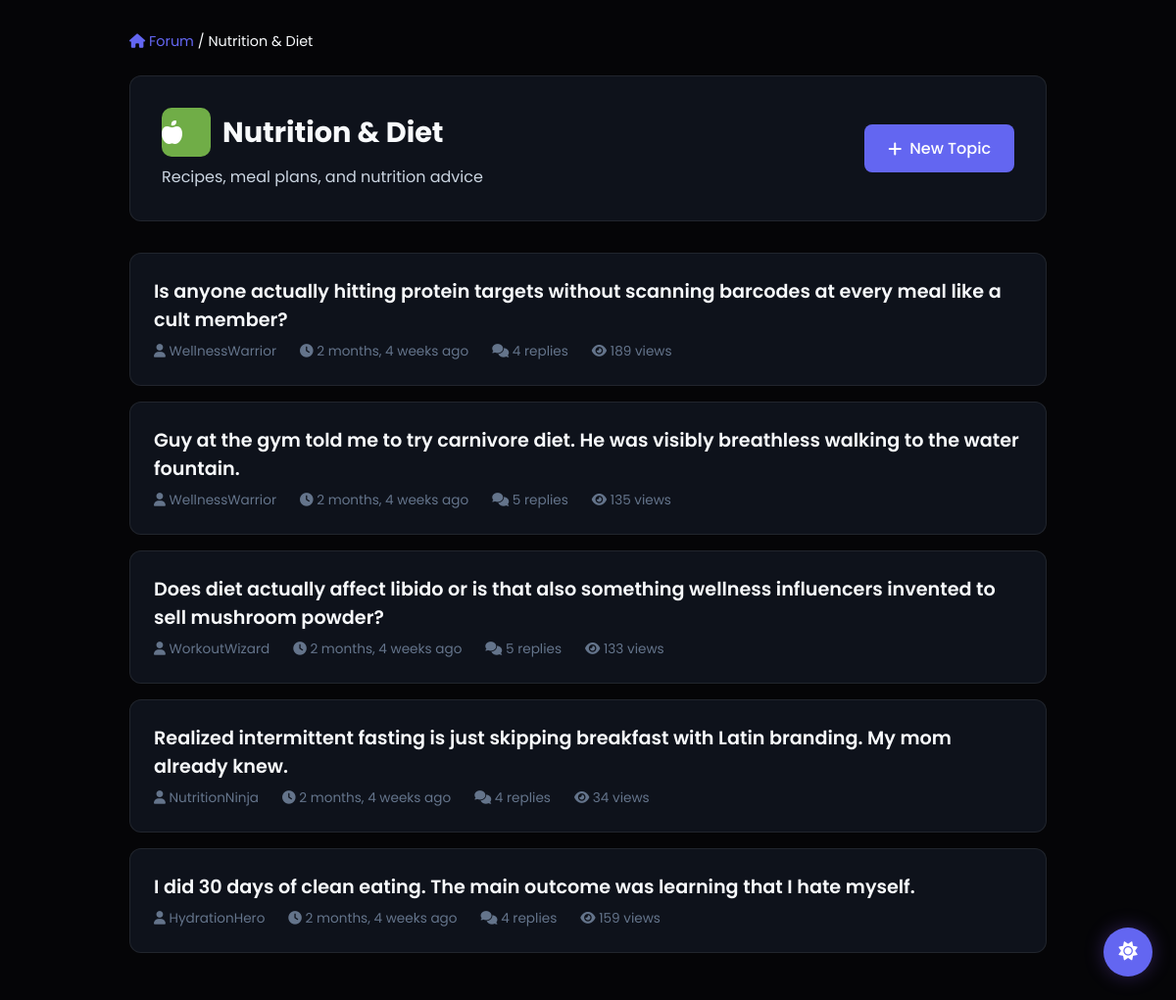
/community/category/3/ (signed in), run on an earlier commit of the app's database.
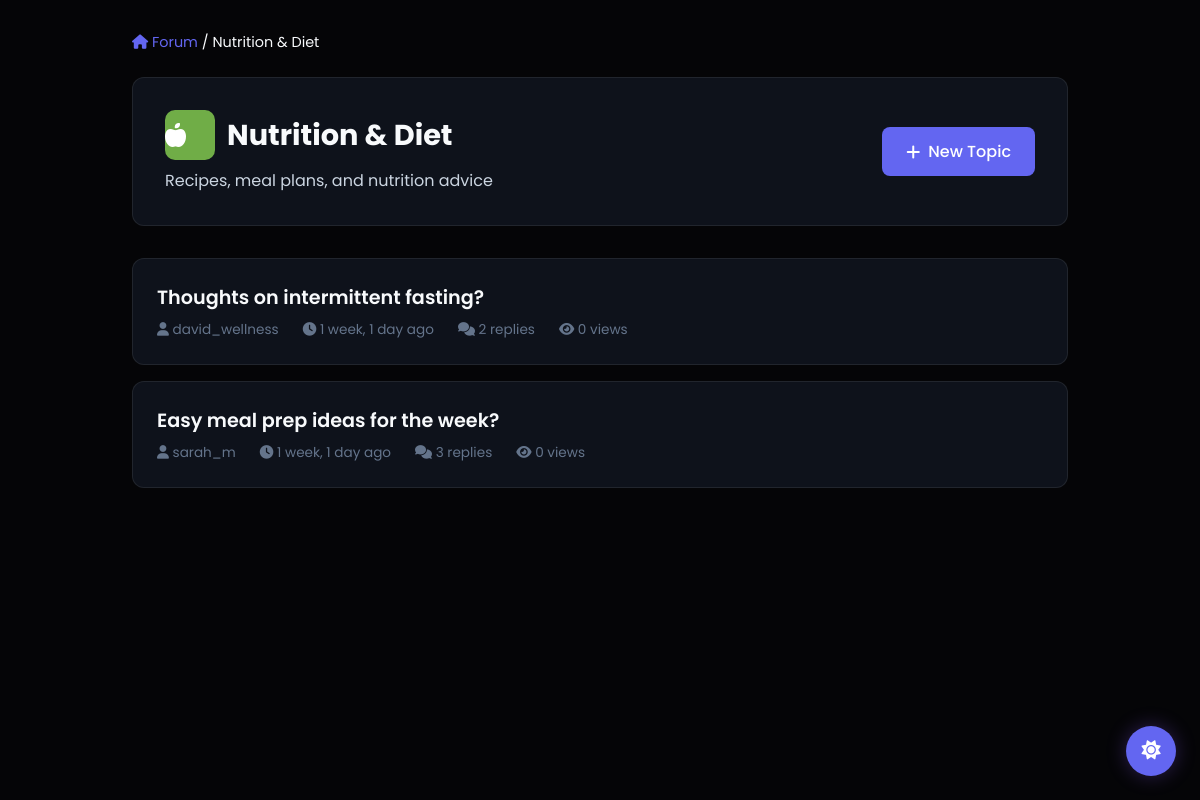
And on a later commit of the database.
### community/models.py (models this page shows, shortened)
class ForumCategory(models.Model):
    name = models.CharField(max_length=100)
    description = models.TextField(blank=True)
    icon = models.CharField(max_length=50, default='fa-comments')  # FontAwesome icon class
    color = models.CharField(max_length=7, default='#3AAFA9')  # Hex color
    created_at = models.DateTimeField(auto_now_add=True)
    order = models.IntegerField(default=0)  # For custom ordering
    class Meta:
        verbose_name_plural = 'Forum Categories'
        ordering = ['order', 'name']

class ForumTopic(models.Model):
    id = models.UUIDField(primary_key=True, default=uuid.uuid4, editable=False)
    category = models.ForeignKey(ForumCategory, on_delete=models.CASCADE, related_name='topics')
    author = models.ForeignKey(User, on_delete=models.CASCADE, related_name='forum_topics')
    title = models.CharField(max_length=200)
    content = models.TextField()
    created_at = models.DateTimeField(auto_now_add=True)
    updated_at = models.DateTimeField(auto_now=True)
    is_pinned = models.BooleanField(default=False)  # Pinned topics appear first
    is_locked = models.BooleanField(default=False)  # Locked topics can't receive replies
    views = models.IntegerField(default=0)
    class Meta:
        ordering = ['-is_pinned', '-updated_at']

### accounts/models.py (models this page shows, shortened)
class CustomUser(AbstractUser, PermissionsMixin):
    email = models.EmailField(unique=True)
    USERNAME_FIELD = 'username'
    REQUIRED_FIELDS = ['email']

### community/views.py (the view)
# urls.py: path('category/<int:category_id>/', views.category_view, name='category_view'),
@login_required
def category_view(request, category_id):
    category = get_object_or_404(ForumCategory, id=category_id)
    topics = ForumTopic.objects.filter(category=category).select_related('author').annotate(
        reply_count=Count('replies')
    ).order_by('-is_pinned', '-updated_at')
    context = {
        'category': category,
        'topics': topics,
    }
    return render(request, 'community/category_view.html', context)

### templates/community/category_view.html (shortened to what this page needs)
{% load static %}
<!DOCTYPE html>
<html lang="en">
<head>
    <link rel="stylesheet" href="https://cdnjs.cloudflare.com/ajax/libs/font-awesome/6.5.0/css/all.min.css">
    <link rel="stylesheet" href="{% static 'health_assistant/css/dark-mode.css' %}">
</head>
<body>
    <div class="container">
        <div class="breadcrumb">
            <a href="{% url 'forum_home' %}"><i class="fas fa-home"></i> Forum</a> /
            <span>{{ category.name }}</span>
        </div>
        <div class="category-header">
            <div class="category-info">
                <h1>
                    <div class="category-icon" style="background: {{ category.color }};">
                        <i class="{{ category.icon }}"></i>
                    </div>
                    {{ category.name }}
                </h1>
                <p style="color: var(--text-secondary); margin-top: 0.5rem;">{{ category.description }}</p>
            </div>
            <a href="{% url 'create_topic' category.id %}" class="btn btn-primary">
                <i class="fas fa-plus"></i> New Topic
            </a>
        </div>
        <ul class="topics-list">
            {% for topic in topics %}
            <li class="topic-item">
                <div class="topic-title">
                    <a href="{% url 'topic_view' topic.id %}">{{ topic.title }}</a>
                </div>
                <div class="topic-meta">
                    <span><i class="fas fa-user"></i> {{ topic.author.username }}</span>
                    <span><i class="fas fa-clock"></i> {{ topic.created_at|timesince }} ago</span>
                    <span><i class="fas fa-comments"></i> {{ topic.reply_count }} replies</span>
                    <span><i class="fas fa-eye"></i> {{ topic.views }} views</span>
                </div>
            </li>
            {% endfor %}
        </ul>
    </div>
</body>
</html>

### case_companion/static/health_assistant/css/dark-mode.css (style rules this page uses)
:root { --bg-primary: #f8fafc; --bg-secondary: #ffffff; --bg-tertiary: #f1f5f9; --text-primary: #0f172a; --text-secondary: #475569; --text-tertiary: #94a3b8; --border-color: #e2e8f0; --accent-primary: #7c3aed; --accent-secondary: #4f46e5; --chat-user-bg: #4f46e5; --chat-bot-bg: #ffffff; --chat-user-text: #ffffff; --chat-bot-text: #1e293b; --sidebar-bg: #ffffff; --input-bg: #ffffff; --input-border: #cbd5e1; --button-bg: #f1f5f9; --button-text: #334155; --button-hover: #e2e8f0; --scrollbar-track: #f1f5f9; --scrollbar-thumb: #cbd5e1; --modal-bg: #ffffff; --modal-overlay: rgba(15, 23, 42, 0.4); }
[data-theme="dark"] { --bg-primary: #050507; --bg-secondary: #0e121b; --bg-tertiary: #18181b; --text-primary: #f8fafc; --text-secondary: #cbd5e1; --text-tertiary: #64748b; --border-color: rgba(255, 255, 255, 0.08); --accent-primary: #8b5cf6; --accent-secondary: #6366f1; --chat-user-bg: #6366f1; --chat-bot-bg: #1e293b; --chat-user-text: #ffffff; --chat-bot-text: #f1f5f9; --sidebar-bg: #0e121b; --input-bg: rgba(255, 255, 255, 0.03); --input-border: rgba(255, 255, 255, 0.1); --button-bg: rgba(255, 255, 255, 0.05); --button-text: #f8fafc; --button-hover: rgba(255, 255, 255, 0.1); --scrollbar-track: #050507; --scrollbar-thumb: #1e293b; --modal-bg: #0e121b; --modal-overlay: rgba(0, 0, 0, 0.8); }
body { background: var(--bg-primary); color: var(--text-primary); transition: background-color 0.3s ease, color 0.3s ease; }
* { transition: background-color 0.3s ease, color 0.3s ease, border-color 0.3s ease; }

### templates/community/category_view.html (style rules this page uses)
* { margin: 0; padding: 0; box-sizing: border-box; }
body { font-family: 'Poppins', sans-serif; background: var(--bg-primary); color: var(--text-primary); min-height: 100vh; }
.container { max-width: 1000px; margin: 0 auto; padding: 2rem; }
.breadcrumb { margin-bottom: 1.5rem; font-size: 0.9rem; }
.breadcrumb a { color: var(--accent-secondary); text-decoration: none; }
.category-header { background: var(--bg-secondary); border: 1px solid var(--border-color); border-radius: 12px; padding: 2rem; margin-bottom: 2rem; display: flex; justify-content: space-between; align-items: center; }
.category-info h1 { font-size: 1.8rem; margin-bottom: 0.5rem; display: flex; align-items: center; gap: 0.75rem; }
.category-icon { width: 50px; height: 50px; border-radius: 10px; display: flex; align-items: center; justify-center; font-size: 1.5rem; color: white; }
.btn { padding: 0.75rem 1.5rem; border-radius: 8px; border: none; cursor: pointer; font-weight: 500; transition: all 0.3s ease; text-decoration: none; display: inline-flex; align-items: center; gap: 0.5rem; }
.btn-primary { background: var(--accent-secondary); color: white; }
.topics-list { list-style: none; }
.topic-item { background: var(--bg-secondary); border: 1px solid var(--border-color); border-radius: 12px; padding: 1.5rem; margin-bottom: 1rem; transition: all 0.3s ease; }
.topic-title { font-size: 1.2rem; font-weight: 600; margin-bottom: 0.5rem; }
.topic-title a { color: var(--text-primary); text-decoration: none; }
.topic-meta { display: flex; gap: 1.5rem; font-size: 0.85rem; color: var(--text-tertiary); }

What changed in the data, as far as the page shows it:
removed ForumTopic: title "Is anyone actually hitting protein targets without scanning barcodes at every meal like a cult member?", author.username "WellnessWarrior", created_at "2 months, 4 weeks", reply_count "4", views "189"
removed ForumTopic: title "Guy at the gym told me to try carnivore diet. He was visibly breathless walking to the water fountain.", author.username "WellnessWarrior", created_at "2 months, 4 weeks", reply_count "5", views "135"
removed ForumTopic: title "Does diet actually affect libido or is that also something wellness influencers invented to sell mushroom powder?", author.username "WorkoutWizard", created_at "2 months, 4 weeks", reply_count "5", views "133"
removed ForumTopic: title "Realized intermittent fasting is just skipping breakfast with Latin branding. My mom already knew.", author.username "NutritionNinja", created_at "2 months, 4 weeks", reply_count "4", views "34"
removed ForumTopic: title "I did 30 days of clean eating. The main outcome was learning that I hate myself.", author.username "HydrationHero", created_at "2 months, 4 weeks", reply_count "4", views "159"
added ForumTopic: title "Thoughts on intermittent fasting?", author.username "david_wellness", created_at "1 week, 1 day", reply_count "2", views "0"
added ForumTopic: title "Easy meal prep ideas for the week?", author.username "sarah_m", created_at "1 week, 1 day", reply_count "3", views "0"
